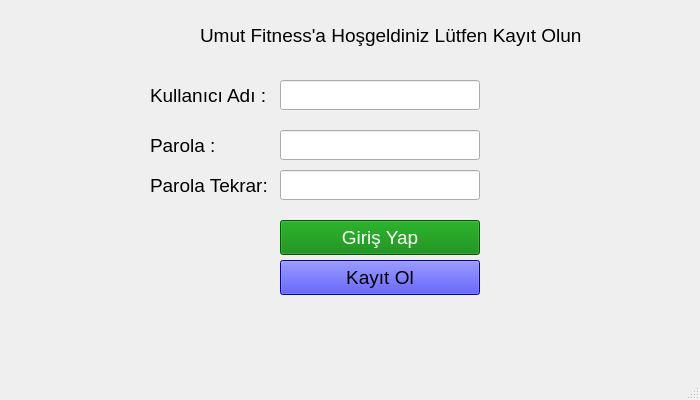
<?xml version="1.0" encoding="UTF-8"?>
<ui version="4.0">
 <class>MainWindow</class>
 <widget class="QMainWindow" name="MainWindow">
  <property name="geometry">
   <rect>
    <x>0</x>
    <y>0</y>
    <width>700</width>
    <height>400</height>
   </rect>
  </property>
  <property name="font">
   <font>
    <pointsize>14</pointsize>
   </font>
  </property>
  <property name="windowTitle">
   <string>Umut Fitness</string>
  </property>
  <widget class="QWidget" name="centralwidget">
   <widget class="QLabel" name="label_title">
    <property name="geometry">
     <rect>
      <x>200</x>
      <y>20</y>
      <width>500</width>
      <height>30</height>
     </rect>
    </property>
    <property name="text">
     <string>Umut Fitness'a Hoşgeldiniz Lütfen Kayıt Olun</string>
    </property>
   </widget>
   <widget class="QLabel" name="label_kullaniciadi">
    <property name="geometry">
     <rect>
      <x>150</x>
      <y>80</y>
      <width>200</width>
      <height>30</height>
     </rect>
    </property>
    <property name="text">
     <string>Kullanıcı Adı : </string>
    </property>
   </widget>
   <widget class="QLineEdit" name="lineEdit_kullaniciadi">
    <property name="geometry">
     <rect>
      <x>280</x>
      <y>80</y>
      <width>200</width>
      <height>30</height>
     </rect>
    </property>
   </widget>
   <widget class="QLabel" name="label_parola">
    <property name="geometry">
     <rect>
      <x>150</x>
      <y>130</y>
      <width>200</width>
      <height>30</height>
     </rect>
    </property>
    <property name="text">
     <string>Parola : </string>
    </property>
   </widget>
   <widget class="QLineEdit" name="lineEdit_parola">
    <property name="geometry">
     <rect>
      <x>280</x>
      <y>130</y>
      <width>200</width>
      <height>30</height>
     </rect>
    </property>
    <property name="echoMode">
     <enum>QLineEdit::Password</enum>
    </property>
   </widget>
       <widget class="QLabel" name="label_parolatekrar">
    <property name="geometry">
     <rect>
      <x>150</x>
      <y>170</y>
      <width>200</width>
      <height>30</height>
     </rect>
    </property>
    <property name="text">
     <string>Parola Tekrar: </string>
    </property>
   </widget>
      <widget class="QLineEdit" name="lineEdit_parolatekrar">
    <property name="geometry">
     <rect>
      <x>280</x>
      <y>170</y>
      <width>200</width>
      <height>30</height>
     </rect>
    </property>
    <property name="echoMode">
     <enum>QLineEdit::Password</enum>
    </property>
   </widget>
   <widget class="QPushButton" name="btn_giris">
    <property name="geometry">
     <rect>
      <x>280</x>
      <y>220</y>
      <width>200</width>
      <height>35</height>
     </rect>
    </property>
    <property name="text">
     <string>Giriş Yap</string>
    </property>
       <property name="styleSheet">
        <string notr="true">background-color: green; color: white;</string>
    </property>
   </widget>
      <widget class="QPushButton" name="btn_kayitol">
    <property name="geometry">
     <rect>
      <x>280</x>
      <y>260</y>
      <width>200</width>
      <height>35</height>
     </rect>
    </property>
    <property name="text">
     <string>Kayıt Ol</string>
    </property>
       <property name="styleSheet">
        <string notr="true">background-color: blue; color: black;</string>
    </property>
   </widget>
  </widget>
  <widget class="QMenuBar" name="menubar">
   <property name="geometry">
    <rect>
     <x>0</x>
     <y>0</y>
     <width>400</width>
     <height>21</height>
    </rect>
   </property>
  </widget>
  <widget class="QStatusBar" name="statusbar"/>
  <action name="action_about">
   <property name="text">
    <string>About</string>
   </property>
  </action>
 </widget>
 <resources/>
 <connections/>
</ui>
